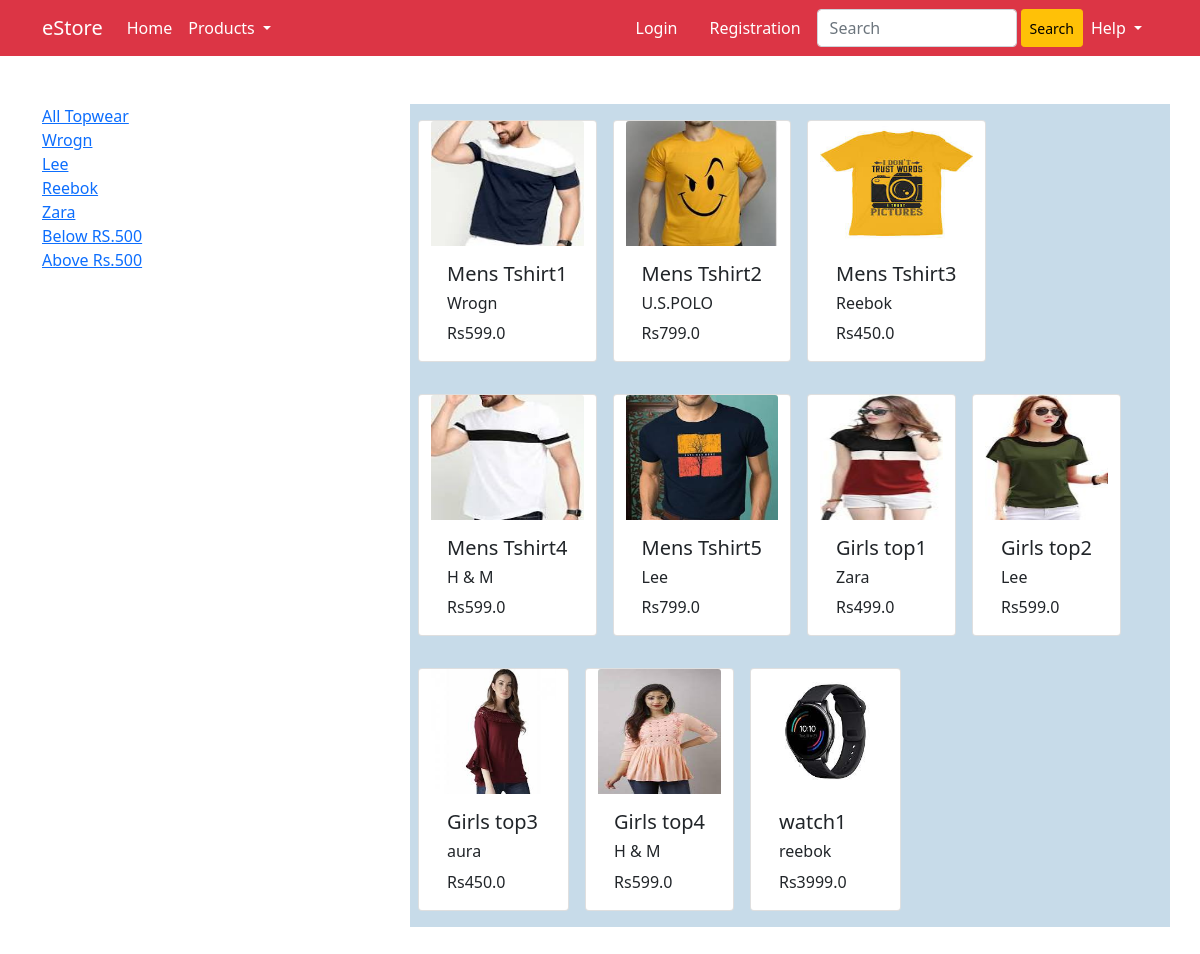
Screenshot of /topwear/ with the database file from the repository.
### app1/models.py (models this page shows, shortened)
class Product(models.Model):
    title=models.CharField(max_length=50)
    selling_price=models.FloatField()
    discount_price=models.FloatField()
    description=models.TextField()
    brand=models.CharField(max_length=50)
    category=models.CharField(choices=CATEGORY_CHOICES, max_length=10)
    product_image=models.ImageField(upload_to='productimg')

### app1/views.py (the view)
# urls.py: path('topwear/',views.TopWearView, name='topwear'),
def TopWearView(request, data=None):
    if data==None:
        topwears=Product.objects.filter(category='TW')
    elif data=='Wrogn' or data=='Reebok' or data=='Zara' or data=='Lee':
        topwears=Product.objects.filter(category='TW').filter(brand=data)
    elif data=='below':
        topwears=Product.objects.filter(category='TW').filter(discount_price__lt=500)
    elif data=='above':
        topwears=Product.objects.filter(category='TW').filter(discount_price__gt=500)
    return render(request, 'topwear.html', {'topwears':topwears})

### templates/topwear.html (shortened to what this page needs)
{% extends 'base.html' %}
{% load static %}
{% block body %}
<div class="container my-5">
 <div class="row">
  <div class="col-sm-3">
   <a  href="{% url 'topwear' %}">All Topwear</a><br>
   <a href="{% url 'topweardata' 'Wrogn' %}">Wrogn</a><br>
   <a href="{% url 'topweardata' 'Lee' %}">Lee</a><br>
   <a href="{% url 'topweardata' 'Reebok' %}">Reebok</a><br>
   <a href="{% url 'topweardata' 'Zara' %}">Zara</a><br>
   <a href="{% url 'topweardata' 'below' %}">Below RS.500</a><br>
   <a href="{% url 'topweardata' 'above' %}">Above Rs.500</a><br>
  </div>
  <div class="col-sm-8 offset-sm-1">
    <div class="row" style="background-color: rgb(199, 219, 233);">
    {% for tw in topwears %}
    <div class="card mb-3 mt-3 mx-2 my-2" style="width: auto"  >
     <a href="{% url 'productdetail' tw.id %}"><img src="{{tw.product_image.url }}" class="card-img-top" alt="..." height="125px"></a>
      <div class="card-body">
        <h5 class="card-title">{{tw.title}}</h5>
        <h6 class="card-title">{{tw.brand}}</h6>
        <p class="card-text">Rs{{tw.discount_price}}</p>
      </div>
    </div>
    {% endfor %}
  </div>
 </div>
</div>
{% endblock body %}

### templates/base.html (shortened to what this page needs)
<!doctype html>
{% load static %}
<html lang="en">
<head>
  <link href="https://cdn.jsdelivr.net/npm/bootstrap@5.1.0/dist/css/bootstrap.min.css" rel="stylesheet"
>
    <link rel="stylesheet" href="https://cdnjs.cloudflare.com/ajax/libs/font-awesome/5.1.0-10/css/all.css">
</head>
<body>
  <nav class="navbar navbar-expand-lg navbar-dark bg-danger">
    <div class="container">
      <a class="navbar-brand" href="/">eStore</a>
      <div class="collapse navbar-collapse" id="navbarSupportedContent">
        <ul class="navbar-nav me-auto mb-2 mb-lg-0">
          <li class="nav-item">
            <a class="nav-link active" aria-current="page" href="/">Home</a>
          </li>
          <li class="nav-item dropdown">
            <a class="nav-link dropdown-toggle text-white" href="#" id="productDropdown" role="button"
              data-bs-toggle="dropdown" aria-expanded="false">Products
            </a>
          </li>
        </ul>
        <div>
          <ul class="navbar-nav me-auto mb-2 mb-lg-0">
            {% if request.user.is_authenticated %}
            <li class="nav-item dropdown mx-2">
              <a class="nav-link dropdown-toggle text-white" href="#" id="profileDropdown" role="button"
                data-bs-toggle="dropdown" aria-expanded="false">
                {{request.user.username|capfirst}}
              </a>
              <ul class="dropdown-menu" aria-labelledby="profileDropdown">
                <li><a class="dropdown-item" href="{% url 'profile' %}">Profile</a></li>
                <li><a class="dropdown-item" href="{% url 'orders' %}">Orders</a></li>
                <li><a class="dropdown-item" href="{%url 'passwordchange' %}">Change Password</a></li>
                <li><a class="dropdown-item" href="{% url 'logout' %}">Logout</a></li>
              </ul>
            </li>
            <li class="nav-item mx-2">
              <a href="{% url 'showcart' %}" class="nav-link text-white"><span class="badge bg-primary">{{totalitem}}</span> Cart </a>
            </li>
            {% else %}
            <li class="nav-item mx-2">
              <a href="{% url 'login' %}" class="nav-link text-white">Login</a>
            </li>
            <li class="nav-item mx-2">
              <a href="{% url 'registration' %}" class="nav-link text-white">Registration</a>
            </li>
            {% endif %}
          </ul>
        </div>
        <form  method="GET" action="" class="d-flex">
         <input class="form-control me-1" type="search" placeholder="Search" aria-label="Search" style="width:200px;">
          <button style="width: auto;" class="btn btn-warning btn-sm" type="submit">Search</button>
        </form>
        <ul class="navbar-nav mb-2 mb-lg-0 me-md-2">
          <li class="nav-item dropdown">
            <a class="nav-link dropdown-toggle text-white" href="#" id="productDropdown" role="button"
              data-bs-toggle="dropdown" aria-expanded="false">Help
            </a>
          </li>
        </ul>
      </div>
    </div>
  </nav>
  {% block body %} {% endblock body%}
</body>
</html>

### rows the page displays
Product: product_image (picture), title "Mens Tshirt1", brand "Wrogn", discount_price "599.0"
Product: product_image (picture), title "Mens Tshirt2", brand "U.S.POLO", discount_price "799.0"
Product: product_image (picture), title "Mens Tshirt3", brand "Reebok", discount_price "450.0"
Product: product_image (picture), title "Mens Tshirt4", brand "H & M", discount_price "599.0"
Product: product_image (picture), title "Mens Tshirt5", brand "Lee", discount_price "799.0"
Product: product_image (picture), title "Girls top1", brand "Zara", discount_price "499.0"
Product: product_image (picture), title "Girls top2", brand "Lee", discount_price "599.0"
Product: product_image (picture), title "Girls top3", brand "aura", discount_price "450.0"
Product: product_image (picture), title "Girls top4", brand "H & M", discount_price "599.0"
Product: product_image (picture), title "watch1", brand "reebok", discount_price "3999.0"
